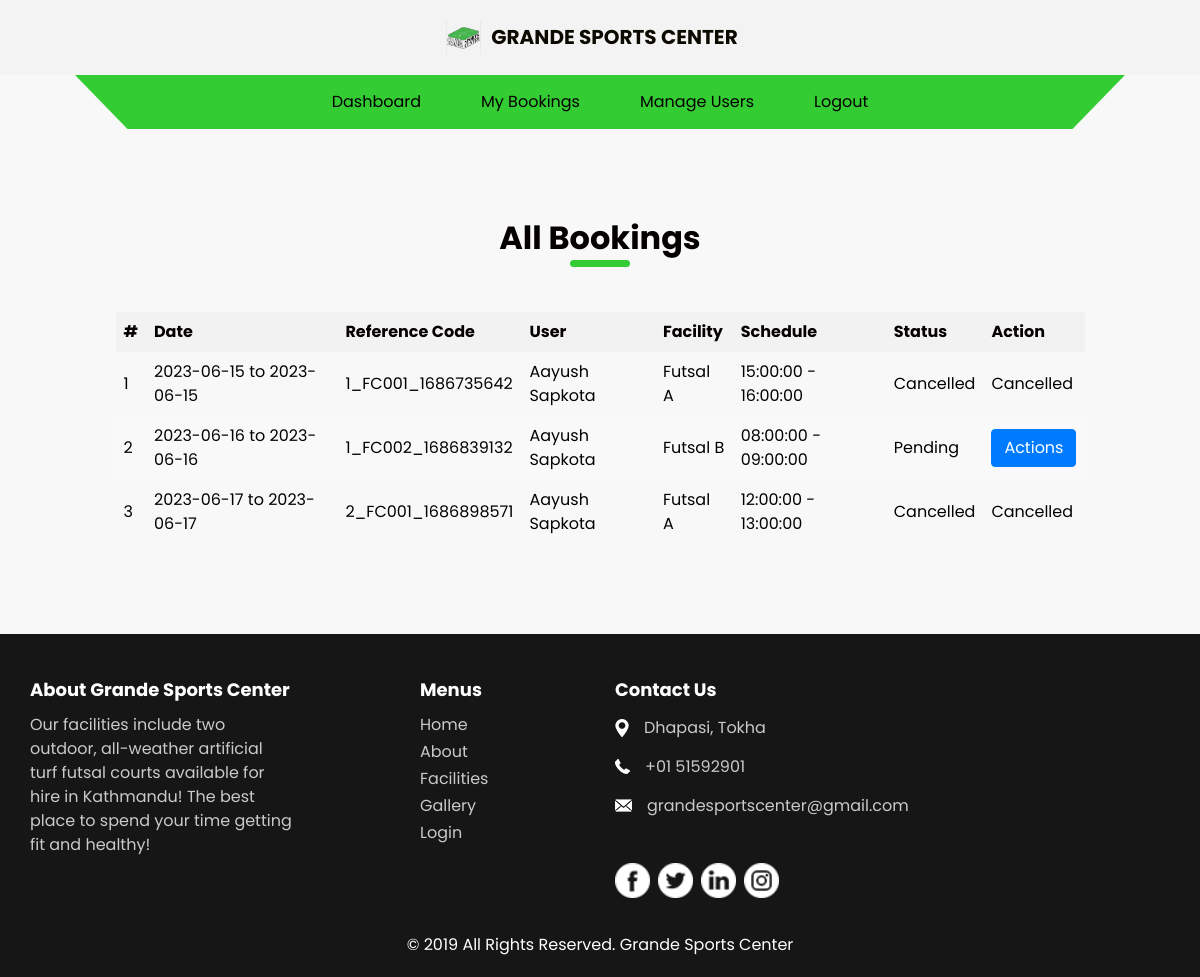
Screenshot of /admin/view_bookings.php with the database file from the repository.
### tables this page shows
CREATE TABLE `booking` (
  `id` int(11) NOT NULL,
  `ref_code` varchar(50) DEFAULT NULL,
  `client_id` int(11) DEFAULT NULL,
  `facility_id` int(11) DEFAULT NULL,
  `date_from` date DEFAULT NULL,
  `date_to` date DEFAULT NULL,
  `time_from` time DEFAULT NULL,
  `time_to` time DEFAULT NULL,
  `status` varchar(20) DEFAULT NULL,
  `date_created` date DEFAULT NULL
);

CREATE TABLE `users` (
  `ID` int(11) NOT NULL,
  `First_Name` varchar(50) DEFAULT NULL,
  `Last_Name` varchar(50) DEFAULT NULL,
  `Password` varchar(255) DEFAULT NULL,
  `Email` varchar(50) DEFAULT NULL,
  `Phone` varchar(20) DEFAULT NULL,
  `Gender` varchar(10) DEFAULT NULL
);

CREATE TABLE `facilities` (
  `id` int(11) NOT NULL,
  `facility_code` varchar(50) DEFAULT NULL,
  `name` varchar(50) DEFAULT NULL,
  `status` varchar(20) DEFAULT NULL,
  `dateCreated` date DEFAULT NULL,
  `price` decimal(10,2) DEFAULT NULL
);

### admin/view_bookings.php (the view, shortened to what this page needs)
<?php
require_once '../val/db_connect.php';
?>
<!DOCTYPE html>
<html>
<head>
  <link rel="stylesheet" type="text/css" href="https://stackpath.bootstrapcdn.com/bootstrap/4.3.1/css/bootstrap.min.css">
  <link rel="stylesheet" type="text/css"
    href="https://cdnjs.cloudflare.com/ajax/libs/OwlCarousel2/2.1.3/assets/owl.carousel.min.css" />
  <link rel="stylesheet" type="text/css" href="../css/bootstrap.css" />
  <link href="../css/style.css" rel="stylesheet" />
  <link href="../css/responsive.css" rel="stylesheet" />
</head>
<body class="sub_page about_page">
  <div class="hero_area">
    <header class="header_section">
    <div class="container">
      <nav class="navbar navbar-expand-lg custom_nav-container">
        <a class="navbar-brand" href="../index.php">
          <img src="../images/logo.png" alt="" />
          <span>
            Grande Sports Center
          </span>
        </a>
      </nav>
    </div>
  </header>
  <section class=" starting_section position-relative">
    <div class="container">
      <div class="custom_nav2">
        <nav class="navbar navbar-expand-lg custom_nav-container ">
          <div class="collapse navbar-collapse" id="navbarSupportedContent">
            <div class="d-flex  flex-column flex-lg-row align-items-center">
              <ul class="navbar-nav  ">
                <li class="nav-item">
                  <a class="nav-link" href="admin_dashboard.php">Dashboard<span class="sr-only">(current)</span></a>
                </li>
                <li class="nav-item">
                  <a class="nav-link" href="myBooking.php">My Bookings</a>
                </li>
                <li class="nav-item">
                  <a class="nav-link" href="manage_users.php">Manage Users</a>
            <li class="nav-item">
                  <a class="nav-link" href="../user/logout.php">Logout</a>
                </li>
                </ul>
              </div>
            </div>
          </nav>
        </div>
      </div>
    </section>
  <section class="about_section layout_padding">
    <div class="container">
      <div class="heading_container">
        <h2>All Bookings</h2>
      </div>
      <div class="box">
        <table>
          <thead>
            <tr>
              <th>#</th>
              <th>Date</th>
              <th>Reference Code</th>
              <th>User</th>
              <th>Facility</th>
              <th>Schedule</th>
              <th>Status</th>
              <th>Action</th>
            </tr>
          </thead>
          <tbody>
            <?php
            $bookingSql = "SELECT b.*, f.name AS facility_name, u.first_name, u.last_name
                           FROM booking b
                           INNER JOIN facilities f ON b.facility_id = f.id
                           INNER JOIN users u ON b.client_id = u.id";
            $bookingResult = $conn->query($bookingSql);
            if ($bookingResult->num_rows > 0) {
                $count = 1;
                while ($bookingRow = $bookingResult->fetch_assoc()) {
                    $dateFrom = $bookingRow['date_from'];
                    $dateTo = $bookingRow['date_to'];
                    $referenceCode = $bookingRow['ref_code'];
                    $facilityName = $bookingRow['facility_name'];
                    $schedule = $bookingRow['time_from'] . ' - ' . $bookingRow['time_to'];
                    $status = $bookingRow['status'];
                    $userName = $bookingRow['first_name'] . ' ' . $bookingRow['last_name'];
                    $bookingId = $bookingRow['id'];
                    ?>
                    <tr>
                      <td><?php echo $count++; ?></td>
                      <td><?php echo $dateFrom . ' to ' . $dateTo; ?></td>
                      <td><?php echo $referenceCode; ?></td>
                      <td><?php echo $userName; ?></td>
                      <td><?php echo $facilityName; ?></td>
                      <td><?php echo $schedule; ?></td>
                      <td><?php echo ucfirst($status); ?></td>
                      <td>
                        <?php if ($status !== 'Cancelled') { ?>
                          <button class="btn btn-primary" data-toggle="modal" data-target="#bookingActionsModal" data-booking-id="<?php echo $bookingId; ?>">
                            Actions
                          </button>
                        <?php } else { ?>
                          Cancelled
                        <?php } ?>
                      </td>
                    </tr>
                    <?php
                }
            } else {
                echo '<tr><td colspan="8">No bookings found</td></tr>';
            }
            ?>
          </tbody>
        </table>
      </div>
    </div>
  </section>
 <section class="info_section layout_padding2-top">
<div class="container">
  <div class="row">
    <div class="col-md-3">
      <h6>
        About Grande Sports Center
      </h6>
      <p>
        Our facilities include two outdoor, all-weather
        artificial turf futsal courts available for hire in Kathmandu!
        The best place to spend your time getting fit and healthy!
      </p>
    </div>
    <div class="col-md-2 offset-md-1">
      <h6>
        Menus
      </h6>
      <ul>
        <li class=" active">
          <a class="" href="../index.php">Home <span class="sr-only">(current)</span></a>
        </li>
        <li class="">
          <a class="" href="../main/aboutus.php">About </a>
        </li>
        <li class="">
          <a class="" href="../main/facilities.php">Facilities </a>
        </li>
        <li class="">
          <a class="" href="../main/gallery.php">Gallery</a>
        </li>
        <li class="">
          <a class="" href="../user/user_login.php">Login</a>
        </li>
      </ul>
    </div>
    <div class="col-md-3">
      <h6>
        Contact Us
      </h6>
      <div class="info_link-box">
        <a href="">
          <img src="../images/location-white.png" alt="">
          <span> Dhapasi, Tokha</span>
        </a>
        <a href="">
          <img src="../images/call-white.png" alt="">
          <span>+01 51592901</span>
        </a>
        <a href="">
          <img src="../images/mail-white.png" alt="">
          <span> grandesportscenter@gmail.com</span>
        </a>
      </div>
      <div class="info_social">
        <div>
          <a href="">
            <img src="../images/facebook-logo-button.png" alt="">
          </a>
        </div>
        <div>
          <a href="">
            <img src="../images/twitter-logo-button.png" alt="">
          </a>
        </div>
        <div>
          <a href="">
            <img src="../images/linkedin.png" alt="">
          </a>
        </div>
        <div>
          <a href="">
            <img src="../images/instagram.png" alt="">
          </a>
        </div>
      </div>
    </div>
  </div>
</div>
</section>
<section class="container-fluid footer_section ">
<p>
  &copy; 2019 All Rights Reserved. Grande Sports Center</a>
</p>
</section>
</body>
</html>

### css/style.css (style rules this page uses)
body { font-family: "Poppins", sans-serif; color: #040000; background-color: #ffffff; display: flex; flex-direction: column; min-height: 100vh; }
.navbar { overflow: visible; }
.navbar-brand { display: flex; align-items: center; }
.navbar-brand img { margin-right: 10px; }
.custom_nav-container { display: flex; justify-content: center; align-items: center; }
.layout_padding { padding: 90px 0; }
.layout_padding2-top { padding-top: 45px; }
.heading_container { display: -webkit-box; display: -ms-flexbox; display: flex; -webkit-box-pack: center; -ms-flex-pack: center; justify-content: center; text-align: center; margin-bottom: 45px; }
.heading_container h2 { font-weight: bold; display: -webkit-box; display: -ms-flexbox; display: flex; position: relative; padding-bottom: 10px; margin: 0; }
.heading_container h2::before { content: ""; position: absolute; bottom: 0; left: 50%; width: 60px; height: 7px; border-radius: 10px; background-color: #33cc33; -webkit-transform: translateX(-50%); transform: translateX(-50%); }
.hero_area { height: 100vh; background: -webkit-gradient(linear, left top, right top, from(rgba(255, 255, 255, 0)), to(rgba(255, 255, 255, 0))), url(../images/hero-bg.jpg); background: linear-gradient(to right, rgba(255, 255, 255, 0), rgba(255, 255, 255, 0)), url(../images/hero-bg.jpg); background-repeat: no-repeat; background-size: cover; background-position: right bottom; }
.sub_page .hero_area { height: auto; }
.sub_page .starting_section { background: none; }
.sub_page.about_page .starting_section { background-color: #f8f8f8; }
.header_section { background-color: #f4f3f3; }
.custom_nav2 { padding: 0 45px; }
.custom_nav2 .custom_nav-container { padding: 5px 0; background-color: #33cc33; -webkit-clip-path: polygon(0 0, 100% 0%, 95% 100%, 5% 100%); clip-path: polygon(0 0, 100% 0%, 95% 100%, 5% 100%); }
.custom_nav2 .navbar-expand-lg .navbar-nav .nav-item .nav-link { padding: 10px 30px; color: #070101; text-align: center; position: relative; }
.custom_nav2 #navbarSupportedContent { -webkit-box-pack: center; -ms-flex-pack: center; justify-content: center; }
a, a:hover, a:focus { text-decoration: none; }
.btn, .btn:focus { outline: none !important; -webkit-box-shadow: none; box-shadow: none; }
.navbar-brand { display: -webkit-box; display: -ms-flexbox; display: flex; -webkit-box-align: center; -ms-flex-align: center; align-items: center; }
.navbar-brand img { width: 35px; margin-right: 5px; }
.navbar-brand span { font-size: 20px; font-weight: bold; color: #0c0900; text-transform: uppercase; }
.custom_nav-container { z-index: 99999; padding: 15px 0; }
.starting_section { height: calc(100% - 80px); background-image: url(../images/hero-bg.jpg); background-size: cover; }
.about_section { background-color: #f8f8f8; }
.about_section .box { display: -webkit-box; display: -ms-flexbox; display: flex; -webkit-box-orient: vertical; -webkit-box-direction: normal; -ms-flex-direction: column; flex-direction: column; -webkit-box-align: center; -ms-flex-align: center; align-items: center; text-align: center; width: 85%; margin: 0 auto; }
.info_section { background-color: #161616; color: #ffffff; }
.info_section h6 { font-weight: bold; }
.info_section h6 { margin-bottom: 12px; font-size: 18px; }
.info_section p { color: #cbc9c9; }
.info_section ul { padding: 0; }
.info_section ul li { list-style-type: none; margin: 3px 0; }
.info_section ul li a { color: #cbc9c9; }
.info_section .info_link-box a { display: -webkit-box; display: -ms-flexbox; display: flex; -webkit-box-align: center; -ms-flex-align: center; align-items: center; margin: 15px 0; }
.info_section .info_link-box a img { margin-right: 15px; }
.info_section .info_link-box a span { color: #cbc9c9; }
.info_section .info_social { display: -webkit-box; display: -ms-flexbox; display: flex; margin: 45px auto 15px auto; }
.info_section .info_social img { width: 35px; margin-right: 8px; }
.footer_section { background-color: #161616; padding: 20px 0; }
.footer_section p { margin: 0; text-align: center; color: #ffffff; }

### css/responsive.css (style rules this page uses)
@media (min-width: 1200px) { .container { max-width: 1170px; } }

### admin/view_bookings.php (style rules this page uses)
.navbar-brand { display: flex; align-items: center; }
.navbar-brand img { margin-right: 10px; }
.custom_nav-container { display: flex; justify-content: center; align-items: center; }
table { width: 100%; border-collapse: collapse; }
th, td { text-align: left; padding: 8px; }
th { background-color: #f2f2f2; }
tr:nth-child(even) { background-color: #f9f9f9; }

### rows the page displays
booking: date_from "2023-06-15", date_to "2023-06-15", ref_code "1_FC001_1686735642", users.First_Name+Last_Name "Aayush Sapkota", facility.name "Futsal A", schedule "15:00:00 - 16:00:00", status "Cancelled"
booking: date_from "2023-06-16", date_to "2023-06-16", ref_code "1_FC002_1686839132", users.First_Name+Last_Name "Aayush Sapkota", facility.name "Futsal B", schedule "08:00:00 - 09:00:00", status "Pending"
booking: date_from "2023-06-17", date_to "2023-06-17", ref_code "2_FC001_1686898571", users.First_Name+Last_Name "Aayush Sapkota", facility.name "Futsal A", schedule "12:00:00 - 13:00:00", status "Cancelled"
